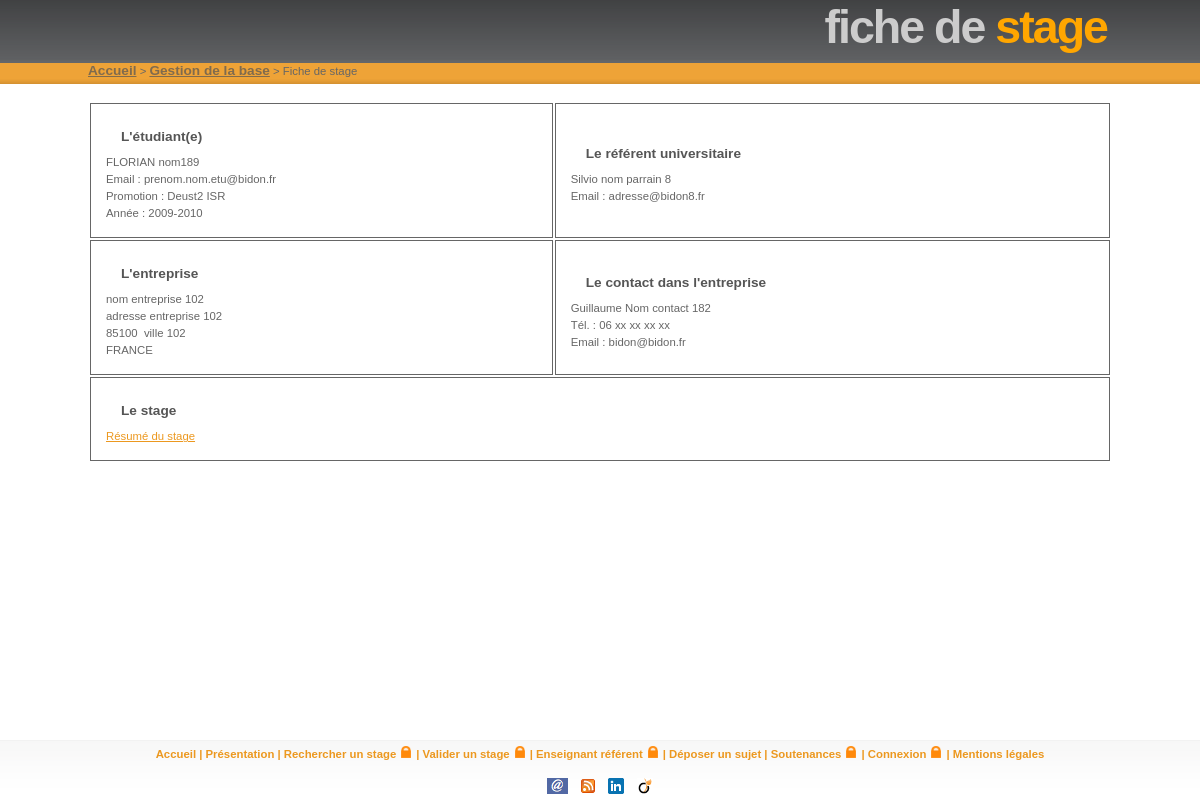
Screenshot of /gestion/statistiques/ficheDeStage.php?idEtu=189&idPromo=7 with the database file from the repository.
### tables this page shows
CREATE TABLE IF NOT EXISTS `etudiant` (
  `idetudiant` INT(10) NOT NULL AUTO_INCREMENT,
  `nometudiant` VARCHAR(100) NOT NULL,
  `prenometudiant` VARCHAR(100) NOT NULL,
  `email_institutionnel` VARCHAR(200) NOT NULL,
  `email_personnel` VARCHAR(200) NULL DEFAULT NULL,
  `codeetudiant` VARCHAR(10) NOT NULL,
  PRIMARY KEY (`idetudiant`));

CREATE TABLE IF NOT EXISTS `filiere` (
  `idfiliere` INT(10) NOT NULL AUTO_INCREMENT,
  `nomfiliere` VARCHAR(50) NOT NULL,
  `temps_soutenance` INT(3) NOT NULL DEFAULT '20',
  `affDepot` TINYINT(1) NOT NULL DEFAULT '1',
  PRIMARY KEY (`idfiliere`));

CREATE TABLE IF NOT EXISTS `parcours` (
  `idparcours` INT(10) NOT NULL AUTO_INCREMENT,
  `nomparcours` VARCHAR(50) NOT NULL,
  PRIMARY KEY (`idparcours`));

CREATE TABLE IF NOT EXISTS `promotion` (
  `idpromotion` INT(10) NOT NULL AUTO_INCREMENT,
  `anneeuniversitaire` INT(10) NOT NULL DEFAULT '0',
  `idparcours` INT(10) NOT NULL,
  `idfiliere` INT(10) NOT NULL,
  `email_promotion` VARCHAR(200) NULL DEFAULT NULL,
  PRIMARY KEY (`idpromotion`),
  INDEX `idfiliere_idx` (`idfiliere` ASC),
  INDEX `idparcours_idx` (`idparcours` ASC),
  CONSTRAINT `fk_promotion_filiere_idfiliere`
    FOREIGN KEY (`idfiliere`)
    REFERENCES `filiere` (`idfiliere`)
    ON DELETE NO ACTION
    ON UPDATE NO ACTION,
  CONSTRAINT `fk_promotion_parcours_idparcours`
    FOREIGN KEY (`idparcours`)
    REFERENCES `parcours` (`idparcours`)
    ON DELETE NO ACTION
    ON UPDATE NO ACTION);

CREATE TABLE IF NOT EXISTS `parrain` (
  `idparrain` INT(10) NOT NULL AUTO_INCREMENT,
  `nomparrain` VARCHAR(100) NOT NULL,
  `prenomparrain` VARCHAR(100) NOT NULL,
  `emailparrain` VARCHAR(200) NOT NULL,
  `idcouleur` INT(10) NOT NULL,
  PRIMARY KEY (`idparrain`),
  INDEX `idcouleur_idx` (`idcouleur` ASC),
  CONSTRAINT `fk_parrain_couleur_idcouleur`
    FOREIGN KEY (`idcouleur`)
    REFERENCES `couleur` (`idcouleur`)
    ON DELETE NO ACTION
    ON UPDATE NO ACTION);

CREATE TABLE IF NOT EXISTS `entreprise` (
  `identreprise` INT(10) NOT NULL AUTO_INCREMENT,
  `nom` VARCHAR(100) NOT NULL,
  `adresse` VARCHAR(100) NOT NULL,
  `codepostal` VARCHAR(8) NOT NULL,
  `ville` VARCHAR(100) NOT NULL,
  `pays` VARCHAR(100) NOT NULL,
  `email` VARCHAR(256) NOT NULL,
  `idtypeentreprise` INT(10) NULL DEFAULT NULL,
  `siret` BIGINT(14) NULL DEFAULT NULL,
  PRIMARY KEY (`identreprise`),
  INDEX `identreprise_idx` (`identreprise` DESC),
  INDEX `idtypeentreprise_idx` (`idtypeentreprise` ASC),
  CONSTRAINT `fk_entreprise_type_entreprise_idtypeentreprise`
    FOREIGN KEY (`idtypeentreprise`)
    REFERENCES `type_entreprise` (`idtypeentreprise`)
    ON DELETE NO ACTION
    ON UPDATE NO ACTION);

CREATE TABLE IF NOT EXISTS `contact` (
  `idcontact` INT(10) NOT NULL AUTO_INCREMENT,
  `nomcontact` VARCHAR(100) NOT NULL,
  `prenomcontact` VARCHAR(100) NOT NULL,
  `telephone` VARCHAR(20) NOT NULL,
  `email` VARCHAR(200) NULL DEFAULT NULL,
  `identreprise` INT(10) NOT NULL,
  PRIMARY KEY (`idcontact`),
  INDEX `identreprise_idx` (`identreprise` ASC),
  CONSTRAINT `fk_contact_entreprise_identreprise`
    FOREIGN KEY (`identreprise`)
    REFERENCES `entreprise` (`identreprise`)
    ON DELETE NO ACTION
    ON UPDATE NO ACTION);

### gestion/statistiques/ficheDeStage.php (called while the page is built, shortened)
<?php
include_once("../../classes/bdd/connec.inc");
Stage_IHM::afficherFicheStage($_GET['idEtu'], $_GET['idPromo'], "../../documents/resumes/");
?>

### classes/bdd/connec.inc (called while the page is built, shortened)
<?php
$tab3 = 'contact';
$tab4 = 'convention';
$tab9 = 'etudiant';
$tab10 = 'filiere';
$tab13 = 'parcours';
$tab14 = 'parrain';
$tab15 = 'promotion';
$tab19 = 'relation_promotion_etudiant_convention';
?>

### classes/bdd/Etudiant_BDD.php (called while the page is built, shortened)
<?php
class Etudiant_BDD {
  public static function getEtudiant($identifiantBDD) {
    global $db;
    global $tab9;
    $sql = "SELECT * FROM $tab9 WHERE idetudiant='$identifiantBDD'";
    $res = $db->query($sql);
    $ok = $res != FALSE;
    if ($ok) {
      $enreg = $res->fetch_array();
      return $enreg;
    } else
    return FALSE;
  }
  public static function rechercheConvention($idetu, $annee) {
    global $db;
    global $tab4;
    global $tab15;
    global $tab19;
    $sql = "SELECT $tab19.idconvention AS idconv FROM $tab19, $tab4, $tab15
    WHERE $tab19.idetudiant='$idetu'
    AND $tab15.anneeuniversitaire='$annee'
    AND $tab19.idpromotion = $tab15.idpromotion
    AND $tab19.idconvention = $tab4.idconvention";
    $res = $db->query($sql);
    $enreg = $res->fetch_array();
    return $enreg['idconv'];
  }
}
?>

### classes/moteur/Etudiant.php (called while the page is built, shortened)
<?php
class Etudiant {
  var $identifiantBDD;
  var $nom;
  var $prenom;
  var $emailInstitutionel;
  public function __construct($identifiantBDD, $nom, $prenom, $emailInstitutionel,
  $emailPersonnel, $codeEtudiant = "") {
    $this->identifiantBDD = $identifiantBDD;
    $this->nom = $nom;
    $this->prenom = $prenom;
    $this->emailInstitutionel = $emailInstitutionel;
  }
  public function getNom() {
    return $this->nom;
  }
  public function getPrenom() {
    return $this->prenom;
  }
  public function getEmailInstitutionel() {
    return $this->emailInstitutionel;
  }
  public function getConvention($annee) {
    $idConv = Etudiant_BDD::rechercheConvention($this->identifiantBDD, $annee);
    return Convention::getConvention($idConv);
  }
  public static function getEtudiant($idEtudiant) {
    $etuBDD = Etudiant_BDD::getEtudiant($idEtudiant);
    return new Etudiant($etuBDD["idetudiant"],
    $etuBDD["nometudiant"],
    $etuBDD["prenometudiant"],
    $etuBDD["email_institutionnel"],
    $etuBDD["email_personnel"],
    $etuBDD["codeetudiant"]);
  }
}
?>

### classes/bdd/Promotion_BDD.php (called while the page is built, shortened)
<?php
class Promotion_BDD {
  public static function getPromotion($identifiantBDD) {
    global $db;
    global $tab15;
    $sql = "SELECT * FROM $tab15 WHERE idpromotion='$identifiantBDD'";
    $res = $db->query($sql);
    if ($res) {
      $enreg = $res->fetch_array();
      return $enreg;
    } else
    return FALSE;
  }
}
?>

### classes/moteur/Promotion.php (called while the page is built, shortened)
<?php
class Promotion {
    var $anneeUniversitaire;
    var $idParcours;
    var $idFiliere;
    public function __construct($identifiant_BDD, $anneeUniversitaire,
	    $idParcours, $idFiliere, $emailPromotion) {
	$this->anneeUniversitaire = $anneeUniversitaire;
	$this->idParcours = $idParcours;
	$this->idFiliere = $idFiliere;
    }
    public function getAnneeUniversitaire() {
	return $this->anneeUniversitaire;
    }
    public function getParcours() {
	return Parcours::getParcours($this->idParcours);
    }
    public function getFiliere() {
	return Filiere::getFiliere($this->idFiliere);
    }
    public static function getPromotion($idPromotion) {
	$tab_donnees = Promotion_BDD::getPromotion($idPromotion);
	if ($tab_donnees)
	    return new Promotion($tab_donnees["idpromotion"],
				 $tab_donnees["anneeuniversitaire"],
				 $tab_donnees["idparcours"],
				 $tab_donnees["idfiliere"],
				 $tab_donnees["email_promotion"]);
	else
	    return FALSE;
    }
}
?>

### classes/bdd/Filiere_BDD.php (called while the page is built, shortened)
<?php
class Filiere_BDD {
    public static function getFiliere($identifiantBDD) {
	global $db;
	global $tab10;
	$sql = "SELECT * FROM $tab10 WHERE idfiliere='$identifiantBDD'";
	$res = $db->query($sql);
	if ($res) {
	    $enreg = $res->fetch_assoc();
	    return $enreg;
	} else
	    return FALSE;
    }
}
?>

### classes/moteur/Filiere.php (called while the page is built, shortened)
<?php
class Filiere {
    var $nom;
    public function __construct($identifiant_BDD, $nom, $tempsSoutenance = 20, $affDepot = 1) {
	$this->nom = $nom;
    }
    public function getNom() {
	return $this->nom;
    }
    public static function getFiliere($identifiantFiliere) {
	$filiereString = Filiere_BDD::getFiliere($identifiantFiliere);
	$filiere = new Filiere($filiereString['idfiliere'],
			       $filiereString['nomfiliere'],
			       $filiereString['temps_soutenance'],
			       $filiereString['affDepot']);
	return $filiere;
    }
}
?>

### classes/bdd/Parcours_BDD.php (called while the page is built, shortened)
<?php
class Parcours_BDD {
    public static function getParcours($identifiantBDD) {
	global $db;
	global $tab13;
	$sql = "SELECT * FROM $tab13 WHERE idparcours='$identifiantBDD';";
	$res = $db->query($sql);
	if ($res) {
	    $enreg = $res->fetch_array();
	    return $enreg;
	} else
	    return FALSE;
    }
}
?>

### classes/moteur/Parcours.php (called while the page is built, shortened)
<?php
class Parcours {
    var $nom;
    public function __construct($identifiant_BDD, $nom) {
	$this->nom = $nom;
    }
    public function getNom() {
	return $this->nom;
    }
    public static function getParcours($identifiantParcours) {
	$parcoursString = Parcours_BDD::getParcours($identifiantParcours);
	$parcours = new Parcours($parcoursString['idparcours'], $parcoursString['nomparcours']);
	return $parcours;
    }
}
?>

### classes/bdd/Convention_BDD.php (called while the page is built, shortened)
<?php
class Convention_BDD {
  public static function getConvention($id) {
    global $db;
    global $tab4;
    $requete = "SELECT * FROM $tab4 WHERE idconvention='$id'";
    $res = $db->query($requete);
    $ok = $res != FALSE;
    if ($ok) {
      $enreg = $res->fetch_array();
    }
    return $ok ? $enreg : FALSE;
  }
  }
  ?>

### classes/moteur/Convention.php (called while the page is built, shortened)
<?php
class Convention {
  var $sujetDeStage;
  var $idParrain;
  var $idContact;
  public function __construct($identifiant_BDD, $sujetDeStage, $aSonResume,
  $note, $idParrain, $idExaminateur, $idEtudiant, $idSoutenance,
  $idContact, $idTheme) {
    $this->sujetDeStage = $sujetDeStage;
    $this->aSonResume = $aSonResume;
    $this->idParrain = $idParrain;
    $this->idContact = $idContact;
  }
  public function getSujetDeStage() {
    return $this->sujetDeStage;
  }
  public function getContact() {
    return Contact::getContact($this->idContact);
  }
  public function getParrain() {
    return Parrain::getParrain($this->idParrain);
  }
  public static function getConvention($idConvention) {
    $convBDD = Convention_BDD::getConvention($idConvention);
    if ($convBDD) {
	return new Convention($convBDD["idconvention"], $convBDD["sujetdestage"],
			      $convBDD["asonresume"], $convBDD["note"],
			      $convBDD["idparrain"], $convBDD["idexaminateur"],
			      $convBDD["idetudiant"], $convBDD["idsoutenance"],
			      $convBDD["idcontact"], $convBDD["idtheme"]);
    } else {
	return NULL;
    }
  }
}
?>

### classes/bdd/Parrain_BDD.php (called while the page is built, shortened)
<?php
class Parrain_BDD {
    public static function getParrain($identifiant) {
	global $db;
	global $tab14;
	$sql = "SELECT * FROM $tab14 WHERE idparrain='$identifiant';";
	$res = $db->query($sql);
	if ($res) {
	    $enreg = $res->fetch_array();
	    return $enreg;
	} else
	    return FALSE;
    }
}
?>

### classes/moteur/Parrain.php (called while the page is built, shortened)
<?php
class Parrain {
    public static function getParrain($idParrain) {
	$parrainBDD = Parrain_BDD::getParrain($idParrain);
	return new Parrain($parrainBDD["idparrain"],
			   $parrainBDD["nomparrain"],
			   $parrainBDD["prenomparrain"],
			   $parrainBDD["emailparrain"],
			   $parrainBDD["idcouleur"]);
    }
}
?>

### classes/bdd/Contact_BDD.php (called while the page is built, shortened)
<?php
class Contact_BDD {
    public static function getContact($identifiantBDD) {
	global $db;
	global $tab3;
	$sql = "SELECT * FROM $tab3 WHERE idcontact = '$identifiantBDD'";
	$res = $db->query($sql);
	$ok = $res != FALSE;
	if ($ok) {
	    $enreg = $res->fetch_array();
	}
	return $ok ? $enreg : FALSE;
    }
}
?>

### classes/moteur/Contact.php (called while the page is built, shortened)
<?php
class Contact {
    public static function getContact($idContact) {
	$contactBDD = Contact_BDD::getContact($idContact);
	return new Contact($contactBDD["idcontact"], $contactBDD["nomcontact"],
			   $contactBDD["prenomcontact"], $contactBDD["telephone"],
			  $contactBDD["email"],
			   $contactBDD["identreprise"]);
    }
}
?>

### classes/ihm/Stage_IHM.php (the view, shortened to what this page needs)
<?php
class Stage_IHM {
	?>
	<?php
    public static function afficherFicheStage($idEtu, $idPromo, $chemin) {
	$etudiant = Etudiant::getEtudiant($idEtu);
	$promotion = Promotion::getPromotion($idPromo);
	$filiere = $promotion->getFiliere();
	$parcours = $promotion->getParcours();
	$convention = $etudiant->getConvention($promotion->getAnneeUniversitaire());
	$contact = $convention->getContact();
	$entreprise = $contact->getEntreprise();
	$parrain = $convention->getParrain();
	$annee = $promotion->getAnneeUniversitaire();
	?>
	<table>
	    <tr>
		<td style="border: 1px solid; padding: 15px;">
		    <h3>L'étudiant(e)</h3>
    <?php echo $etudiant->getPrenom() . " " . $etudiant->getNom(); ?><br/>
    <?php echo "Email : " . $etudiant->getEmailInstitutionel(); ?><br/>
		    Promotion : <?php echo $filiere->getNom() . " " . $parcours->getNom(); ?><br/>
		    Année : <?php echo $annee . "-" . ($annee + 1); ?>
		</td>
		<td style="border: 1px solid; padding: 15px;">
		    <h3>Le référent universitaire</h3>
    <?php echo $parrain->getPreNom() . " " . $parrain->getNom(); ?><br/>
    <?php echo "Email : " . $parrain->getEmail(); ?>
		</td>
	    </tr>
	    <tr>
		<td style="border: 1px solid; padding: 15px;">
		    <h3>L'entreprise</h3>
		    <?php echo $entreprise->getNom(); ?> <br/>
		    <?php echo $entreprise->getAdresse(); ?> <br/>
    <?php echo $entreprise->getCodePostal(); ?>&nbsp;
    <?php echo $entreprise->getVille(); ?> <br/>
		    <?php echo $entreprise->getPays(); ?>
		</td>
		<td style="border: 1px solid; padding: 15px;">
		    <h3>Le contact dans l'entreprise</h3>
		    <?php
		    echo $contact->getPrenom() . " " . $contact->getNom() . "<br/>";
		    if ($contact->getTelephone() != "" && strlen($contact->getTelephone()) > 1)
			echo "Tél. : " . $contact->getTelephone() . "<br/>";
		    if ($contact->getEmail() != "")
			echo "Email : " . $contact->getEmail();
		    ?>
		</td>
	    </tr>
	    <tr>
		<td colspan="2" style="column-span: all; border: 1px solid; padding: 15px;">
		    <h3>Le stage</h3>
		    <?php
		    if ($convention->aSonResume == "1") {
			echo "<a href='" . $chemin . $convention->getSujetDeStage() . "'>Résumé du stage</a>";
		    } else {
			$chaine = $convention->getSujetDeStage();
			echo $chaine;
		    }
		    ?>
		</td>
	    </tr>
	</table>
	<?php
    }
}
    ?>

### classes/ihm/Orange.css (style rules this page uses)
* { margin: 0; padding: 0; }
html { height: 100%; }
body { height: 100%; margin: 0; padding: 0; font: 71%/1.5em Verdana, 'Trebuchet MS', Arial, Sans-serif; background: url(../../images/headerbg.png) repeat-x; color: #666666; text-align: center; }
a { color: #EC981F; }
h1, h2, h3 { font: bold 1em 'Trebuchet MS', Tahoma, Sans-serif; color: #555; }
h3 { font-size: 1.2em; text-transform: none; }
footer, p, h1, h2, h3, h4 { margin: 10px 15px; }
table { width: 100%; }

### rows the page displays
etudiant: prenometudiant "FLORIAN", nometudiant "nom189", email_institutionnel "prenom.nom.etu@bidon.fr"
filiere: nomfiliere "Deust2"
parcours: nomparcours "ISR"
promotion: anneeuniversitaire "2009", $annee + 1 "2010"
parrain: prenomparrain "Silvio", nomparrain "nom parrain 8", emailparrain "adresse@bidon8.fr"
entreprise: nom "nom entreprise 102", adresse "adresse entreprise 102", codepostal "85100", ville "ville 102", pays "FRANCE"
contact: prenomcontact "Guillaume", nomcontact "Nom contact 182", telephone "06 xx xx xx xx", email "bidon@bidon.fr"

### other values shown
$titreGris "fiche de"
$titreOrange "stage"
$liens[$i][1] "Accueil"
$liens[$i][1] "Gestion de la base"
$titreGris "Fiche de"
